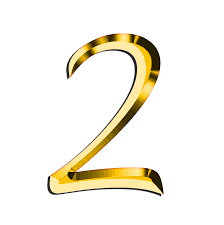
#> input picture Redes_Neurais_convolucionais/Arquivos_Convolucionais/1Um/num2.1.png, 224 x 225 px, found by its file name
$ python 1-Reconhecimento-de-Caracteres.py
#> lines starting #> are read from the running program, lines starting #| are printed output that depends on the picture
import numpy as np
from sklearn import datasets
from sklearn.model_selection import train_test_split
#Importa Suport Vector Machine, altamente usada na classificação de imagens
from sklearn import svm
from sklearn import metrics
import matplotlib.pyplot as plt
#Carrega funções de manipulação de imagem
import matplotlib.image as mimg
# Função para redimensionar imagens
from skimage.transform import resize
# Realiza a regressão logística
from sklearn.linear_model import LogisticRegression

base = datasets.load_digits()
entradas = base.data
saidas = base.target

#print(entradas[0])
#print(base.images[0])

#Printa uma imagem
plt.figure(figsize = (2, 2))
plt.imshow(base.images[0],
           cmap = plt.cm.gray_r)


etreino, eteste, streino, steste = train_test_split(entradas,
                                                    saidas,
                                                    test_size = 0.1,
                                                    random_state = 2) # Método de separação das amostras randomico
                                                    #não pegando dados com proximidade igual o u menor a 2 números

classificador = svm.SVC() # Support Vector Classification
classificador.fit(etreino, streino)
previsor = classificador.predict(eteste)

margem_acerto = metrics.accuracy_score(steste, previsor)

# Carrega uma imagem como array nump
imagem = mimg.imread(r'C:\Users\ti2\TestVsCode\Livro-Redes-Neurais-Artificiais-1\Redes_Neurais_convolucionais\Arquivos_Convolucionais\1Um\num2.1.png')
#> imagem is the input picture: shape (225, 224, 4) float32; mean R, G, B, A 0.967, 0.953, 0.911, 1

#Função para tratar a imagem
def rgb2gray(imagem):
    # Redimensiona a imagem para 8x8 pixels (outra forma de reduzir para 64 posições)
    imagem = resize(imagem, (8, 8), anti_aliasing = True)
    # Seleciona os canais RGB da imagem
    rgb_channels = imagem[...,:3]
     # Aplica os pesos de conversão para obter a escala de cinza
    imagem = np.dot(rgb_channels, [0.299, 0.587, 0.114])
    # Ajusta o intervalo da escala de cinza para 0-16
    imagem = (16 - (imagem * 16)).astype(int)
    # Aplica a função flatten que converte uma array numpy multidimensional, e um array unidimensional
    return imagem.flatten()

#Utilizo Suport Vector Machine para fazer a previsão da imagem que eu fornecer
identificador = svm.SVC()
identificador.fit(entradas, saidas)
previsor_id = identificador.predict([rgb2gray(imagem)])
#> previsor_id = [4]
print(previsor_id)
#| [4]

#Faz uma regressão logistica
logr = LogisticRegression()
logr.fit(etreino, streino)
previsor_logr = logr.predict(eteste)
acerto_logr = metrics.accuracy_score(steste, previsor_logr)
print(acerto_logr)

#Regressor
regressor = LogisticRegression()
regressor.fit(entradas, saidas)
previsor_regl = regressor.predict([rgb2gray(imagem)])
#> previsor_regl = [2]
print(previsor_regl)
#| [2]
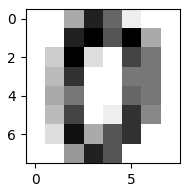
#> figure drawn by matplotlib, 1 panel
